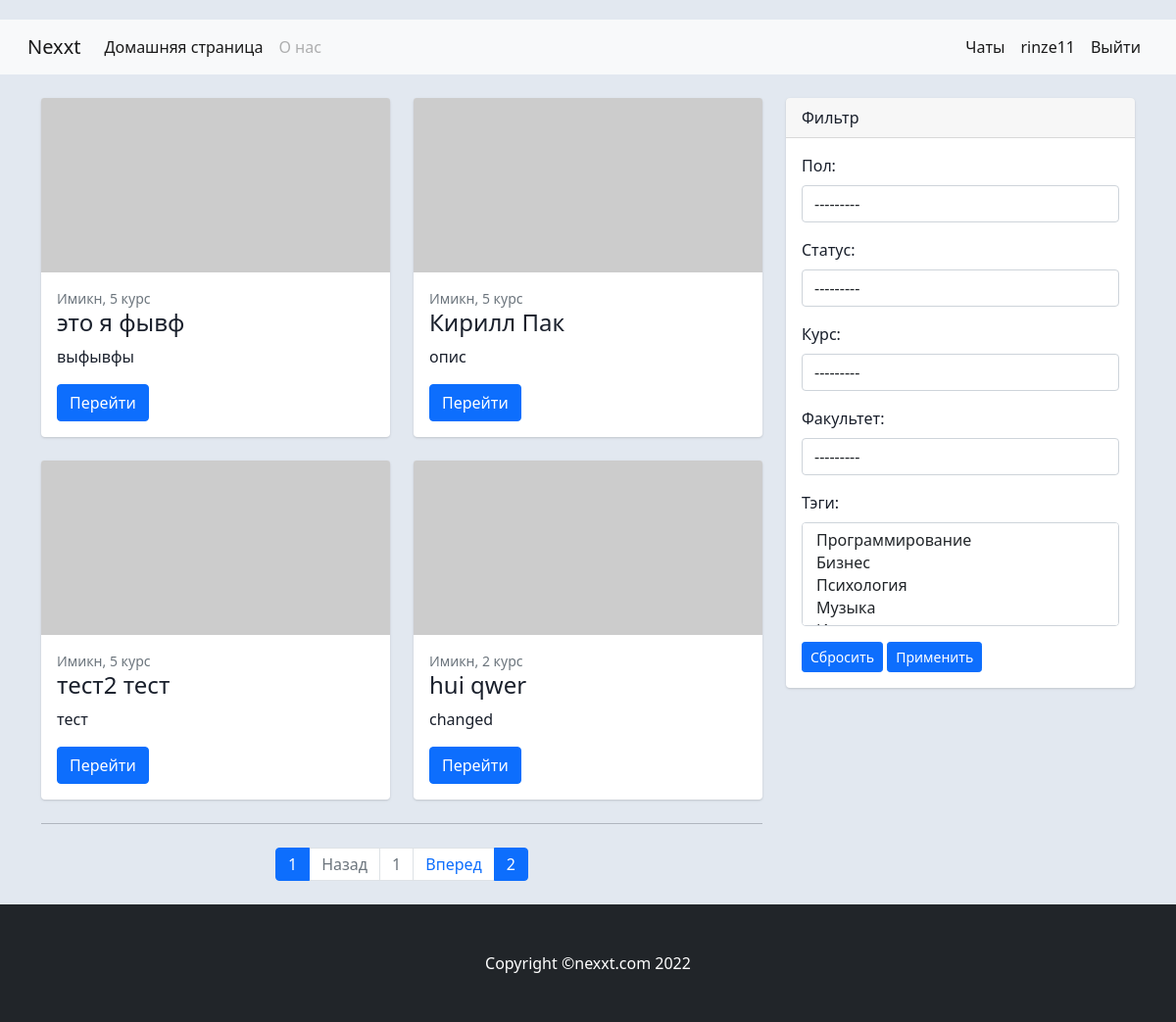
Page /choose/ (signed in) on the committed database.
### main/models.py (models this page shows, shortened)
class User(AbstractUser):
    email = models.EmailField(verbose_name='эл. почта', unique=True)
    username = models.CharField(verbose_name='имя пользователя', max_length=30, unique=True)
    password = models.CharField(verbose_name='пароль', max_length=150)
    email_verify = models.BooleanField(default=False)
    user_permissions = 'real_user'
    groups = 'real_groups'

class Profile(models.Model):
    first_name = models.CharField(max_length=30, verbose_name='Имя')
    last_name = models.CharField(max_length=30, verbose_name='Фамилия')
    description = models.TextField(max_length=400, verbose_name='Описание')
    photo = models.ImageField(max_length=100, upload_to='photo/%Y/%m/%d/', verbose_name='Фото')
    views = models.IntegerField(default=0, verbose_name='Количество просмотров')
    vk_url = models.CharField('Ссылка ВК', default=None, max_length=50, blank=True)
    user = models.OneToOneField(User, related_name='profile', on_delete=models.CASCADE)
    gender = models.ForeignKey('Gender', related_name='profile', on_delete=models.PROTECT, verbose_name='Пол')
    status = models.ForeignKey('Status', related_name='profile', on_delete=models.PROTECT, verbose_name='Статус')
    grade = models.ForeignKey('Grade', related_name='profile', on_delete=models.PROTECT, verbose_name='Курс')
    faculty = models.ForeignKey('Faculty', related_name='profile', on_delete=models.PROTECT, verbose_name='Факультет')
    tag = models.ManyToManyField('Tag', related_name='profile', blank=True, null=True)
    rooms = models.ManyToManyField('room.Room', related_name='profile', blank=True, null=True)
    slug = models.SlugField(max_length=30, unique=True, verbose_name='индивидуальный URL')
    class Meta:
        verbose_name = 'Профиль пользователя'
        verbose_name_plural = 'Профили пользователей'
    def get_absolute_url(self):
        return reverse('profile', kwargs={'prof_slug': self.slug})

class Faculty(models.Model):
    name = models.CharField(max_length=10, db_index=True, verbose_name='Название')
    def __str__(self):
        return self.name
    class Meta:
        verbose_name = 'Факультет'
        verbose_name_plural = 'Факультеты'
        ordering = ['name', ]

class Grade(models.Model):
    name = models.CharField(max_length=2, db_index=True)
    def __str__(self):
        return self.name
    class Meta:
        verbose_name = 'Курс'
        verbose_name_plural = 'Курсы'
        ordering = ['name', ]

### main/views.py (the view)
# urls.py: path('choose/', choose, name='choose'),
@login_required()
def choose(request):
    user = request.user
    profiles = Profile.objects.prefetch_related('tag').select_related('grade', 'faculty').exclude(user=user)
    paginator = Paginator(profiles, 4)
    if request.method == 'POST':
        form = FilterForm(request.POST)
        if form.is_valid():
            profiles = profiles.filter(gender=form.cleaned_data['gender'],
                                       status=form.cleaned_data['status'],
                                       grade=form.cleaned_data['grade'],
                                       faculty=form.cleaned_data['faculty'])
            profiles = profiles.filter(tag__in=form.cleaned_data['tag']).distinct()
            paginator = Paginator(profiles, 4)
    else:
        form = FilterForm
    page_number = request.GET.get('page')
    page_obj = paginator.get_page(page_number)
    context = {
        'profiles': profiles,
        'form': form,
        'page_obj': page_obj,
        'user': user,
    }
    return render(request, 'choose.html', context)

### main/models.py (called while the page is built)
    def __str__(self):
        return self.name

    def __str__(self):
        return self.name

    def __str__(self):
        return self.name

### main/templates/choose.html (shortened to what this page needs)
{% extends 'base.html' %}
{%load tags%}
{% block user_buttons %}
{% navbar_user_buttons request user%}
{% endblock %}
{%block content%}
<div class="col-lg-8">
<div class="row">
    {%for i in page_obj%}
    <div class="col-lg-6">
        <div class="card mb-4">
            <a href="{{ i.get_absolute_url }}"><img class="card-img-top"
                                                    src="https://dummyimage.com/700x350/dee2e6/6c757d.jpg"
                                                    alt="..."/></a>
            <div class="card-body">
                <div class="small text-muted">{{ i.faculty.name }}, {{ i.grade.name }} курс</div>
                <h2 class="card-title h4">{{ i.first_name }} {{ i.last_name }}</h2>
                <p class="card-text">{{ i.description }}</p>
                <a class="btn btn-primary" href="{{ i.get_absolute_url }}">Перейти</a>
            </div>
        </div>
    </div>
    {%endfor%}
    <nav aria-label="Pagination">
        <hr class="my-0"/>
        <ul class="pagination justify-content-center my-4">
            <li class="page-item active">
                <a class="page-link" href="?page=1" tabindex="-1" aria-disabled="true">1</a>
            </li>
            {% if page_obj.has_previous %}
            <li class="page-item ">
                <a class="page-link" href="?page={{ page_obj.previous_page_number }}" tabindex="-1"
                   aria-disabled="true">Назад</a>
            </li>
            {% else %}
            <li class="page-item disabled">
                <a class="page-link" href="#" tabindex="-1" aria-disabled="true">Назад</a>
            </li>
            {% endif %}
            <li class="page-item disabled"><a class="page-link" href="#!">{{ page_obj.number }}</a></li>
            {% if page_obj.has_next %}
            <li class="page-item">
                <a class="page-link" href="?page={{ page_obj.next_page_number }}" tabindex="-1" aria-disabled="true">Вперед</a>
            </li>
            {% else %}
            <li class="page-item disabled">
                <a class="page-link" href="#" tabindex="-1" aria-disabled="true">Вперед</a>
            </li>
            {% endif %}
            <li class="page-item active">
                <a class="page-link" href="?page={{ page_obj.paginator.num_pages }}" tabindex="-1" aria-disabled="true">{{page_obj.paginator.num_pages}}</a>
            </li>
        </ul>
    </nav>
</div>
</div>
<div class="col-lg-4">
    <div class="card mb-4">
        <div class="card-header">Фильтр</div>
        <div class="card-body">
            <form method="post">
                {{ form.as_p }}
                <a href="{% url 'choose' %}" class="w-20 btn btn-sm btn-primary">Сбросить</a>
                <button type="submit" class="w-20 btn btn-sm btn-primary">Применить</button>
            </form>
        </div>
    </div>
</div>
{%endblock%}

### main/templates/tags/navbar.html (shortened to what this page needs)
<div class="collapse navbar-collapse d-flex flex-row-reverse">
    <ul class="navbar-nav">
        {% if is_user %}
        {% if is_profile %}
        <li class="nav-item">
            <a class="nav-link active" href="{% url 'room_list' %}">Чаты</a>
        </li>
        <li class="nav-item">
            <a class="nav-link active" href="{{profile.get_absolute_url}}">{{user.username}}</a>
        </li>
        <li class="nav-item">
            <a class="nav-link active" href="{%url 'logout'%}">Выйти</a>
        </li>
        {%endif%}
        {% endif %}
    </ul>
</div>
</div>

### main/static/css/profilepage.css (style rules this page uses)
body { margin-top:20px; color: #1a202c; text-align: left; background-color: #e2e8f0; }
.card { box-shadow: 0 1px 3px 0 rgba(0,0,0,.1), 0 1px 2px 0 rgba(0,0,0,.06); }
.card { position: relative; display: flex; flex-direction: column; min-width: 0; word-wrap: break-word; background-color: #fff; background-clip: border-box; border: 0 solid rgba(0,0,0,.125); border-radius: .25rem; }
.card-body { flex: 1 1 auto; min-height: 1px; padding: 1rem; }

### rows in the picture
User: username "rinze11"
Profile: faculty.name "Имикн", grade.name "5", first_name "это я", last_name "фывф", description "выфывфы"
Profile: faculty.name "Имикн", grade.name "5", first_name "Кирилл", last_name "Пак", description "опис"
Profile: faculty.name "Имикн", grade.name "5", first_name "тест2", last_name "тест", description "тест"
Profile: faculty.name "Имикн", grade.name "2", first_name "hui", last_name "qwer", description "changed"

### other values in the picture
{{ page_obj.number }} "1"
{{ page_obj.paginator.num_pages }} "2"
